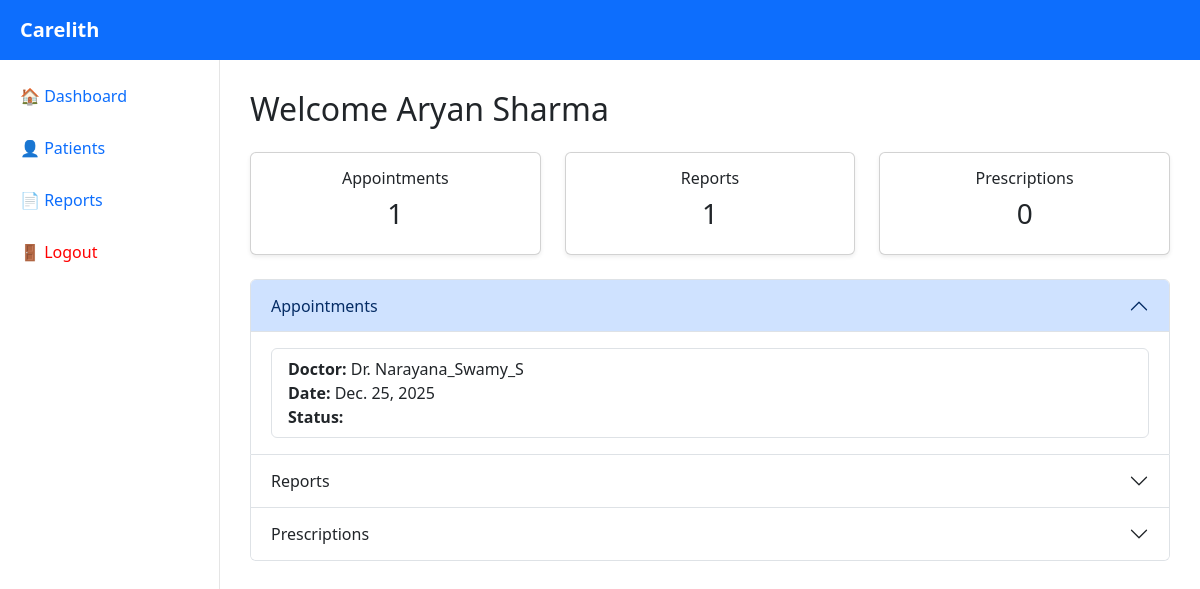
Page /patients/dashboard/ (signed in) on the committed database.
### patients/models.py (models this page shows, shortened)
class Patient(models.Model):
    GENDER_CHOICES = [
        ('M', 'Male'),
        ('F', 'Female'),
        ('O', 'Other'),
    ]
    user = models.OneToOneField(
        User,
        on_delete=models.CASCADE,
        related_name='patient_profile'
    )
    gender = models.CharField(
        max_length=1,
        choices=GENDER_CHOICES,
        default='M'
    )
    age = models.PositiveIntegerField(
        null=True,
        blank=True
    )
    phone_number = models.CharField(
        max_length=15,
        unique=True,
        null=True,
        blank=True,
        help_text="Patient registered mobile number (for OTP)"
    )

class Appointment(models.Model):
    patient = models.ForeignKey(
        Patient,
        on_delete=models.CASCADE,
        related_name='appointments'
    )
    doctor = models.ForeignKey(
        'doctor_app.Doctor',
        on_delete=models.CASCADE,
        related_name='appointments'
    )
    date = models.DateField()
    time = models.TimeField()
    created_at = models.DateTimeField(auto_now_add=True)

### doctor_app/models.py (models this page shows, shortened)
class Doctor(models.Model):
    user = models.OneToOneField(User, on_delete=models.CASCADE)
    hospital = models.ForeignKey(Hospital, on_delete=models.CASCADE)
    specialization = models.CharField(max_length=100)
    contact_number = models.CharField(max_length=15)
    qualification = models.CharField(max_length=100)

### patients/views.py (the view)
# urls.py: path('dashboard/', patient_dashboard, name='patient_dashboard'),
@login_required
def patient_dashboard(request):
    try:
        patient = Patient.objects.get(user=request.user)
    except Patient.DoesNotExist:
        return render(request, 'errors/not_a_patient.html')
    appointments = Appointment.objects.filter(
        patient=patient
    ).order_by('-date')
    reports = Report.objects.filter(
        patient=patient
    ).order_by('-id')
    prescriptions = Prescription.objects.filter(
        encounter__patient=patient
    ).order_by('-id')
    return render(request, 'patients/dashboard.html', {
        'patient': patient,
        'appointments': appointments,
        'reports': reports,
        'prescriptions': prescriptions,
    })

### patients/templates/patients/dashboard.html (shortened to what this page needs)
{% extends "base.html" %}
{% block content %}
<h2 class="mb-4">
    Welcome {{ patient.user.get_full_name|default:patient.user.username }}
</h2>
<div class="row mb-4">
    <div class="col-md-4">
        <div class="card shadow-sm text-center">
            <div class="card-body">
                <h6>Appointments</h6>
                <h3>{{ appointments.count }}</h3>
            </div>
        </div>
    </div>
    <div class="col-md-4">
        <div class="card shadow-sm text-center">
            <div class="card-body">
                <h6>Reports</h6>
                <h3>{{ reports.count }}</h3>
            </div>
        </div>
    </div>
    <div class="col-md-4">
        <div class="card shadow-sm text-center">
            <div class="card-body">
                <h6>Prescriptions</h6>
                <h3>{{ prescriptions.count }}</h3>
            </div>
        </div>
    </div>
</div>
<div class="accordion" id="patientAccordion">
    <div class="accordion-item">
        <h2 class="accordion-header">
            <button class="accordion-button" data-bs-toggle="collapse" data-bs-target="#appointments">
                Appointments
            </button>
        </h2>
        <div id="appointments" class="accordion-collapse collapse show">
            <div class="accordion-body">
                {% if appointments %}
                    <ul class="list-group">
                        {% for a in appointments %}
                        <li class="list-group-item">
                            <strong>Doctor:</strong> Dr. {{ a.doctor.user.username }} <br>
                            <strong>Date:</strong> {{ a.date }} <br>
                            <strong>Status:</strong> {{ a.status }}
                        </li>
                        {% endfor %}
                    </ul>
                {% else %}
                    <p>No appointments</p>
                {% endif %}
            </div>
        </div>
    </div>
<div class="accordion-item">
    <h2 class="accordion-header">
        <button class="accordion-button collapsed" data-bs-toggle="collapse" data-bs-target="#reports">
            Reports
        </button>
    </h2>
</div>
    <div class="accordion-item">
        <h2 class="accordion-header">
            <button class="accordion-button collapsed" data-bs-toggle="collapse" data-bs-target="#prescriptions">
                Prescriptions
            </button>
        </h2>
    </div>
</div>
{% endblock %}

### templates/base.html (style rules this page uses)
body { margin: 0; overflow-x: hidden; }

### rows in the picture
Patient: user.get_full_name "Aryan Sharma"
Appointment: doctor.user.username "Narayana_Swamy_S", date "Dec. 25, 2025"

### other values in the picture
{{ appointments.count }} "1"
{{ reports.count }} "1"
{{ prescriptions.count }} "0"
